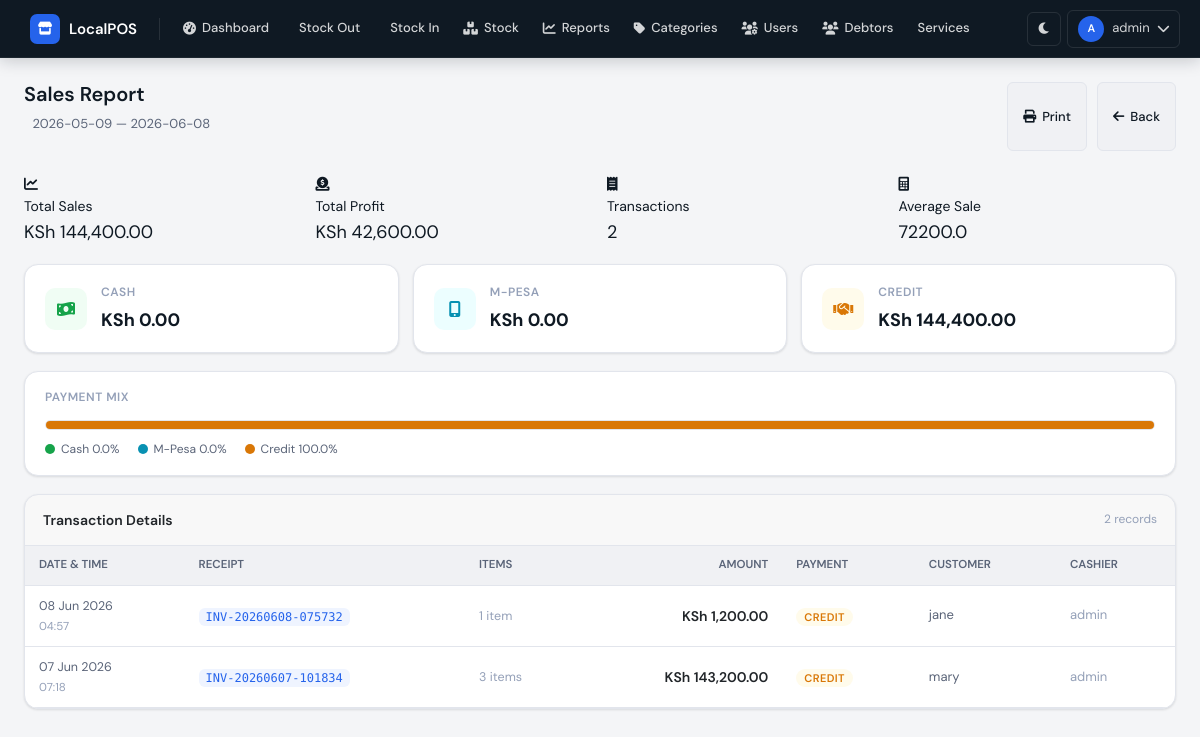
The app's page /reports/sales (signed in) with its own data.
### database/models.py (models this page shows)
class User(UserMixin, db.Model):
    __tablename__ = 'users'
    id = db.Column(db.Integer, primary_key=True)
    username = db.Column(db.String(80), unique=True, nullable=False)
    password_hash = db.Column(db.String(200), nullable=False)
    full_name = db.Column(db.String(100), nullable=False)
    role = db.Column(db.String(20), default='worker')
    is_active = db.Column(db.Boolean, default=True)
    created_at = db.Column(db.DateTime, default=datetime.utcnow)
    last_login = db.Column(db.DateTime, nullable=True)
    stock_entries = db.relationship('StockEntry', backref='user', lazy=True)
    sales = db.relationship('Sale', backref='user', lazy=True)
    payments = db.relationship('Payment', backref='user', lazy=True)
    service_jobs = db.relationship('ServiceJob', backref='creator', lazy=True)
    service_history = db.relationship('ServiceHistory', backref='user', lazy=True)

class Sale(db.Model):
    __tablename__ = 'sales'
    id = db.Column(db.Integer, primary_key=True)
    receipt_number = db.Column(db.String(50), unique=True, nullable=False)
    total_amount = db.Column(db.Float, nullable=False)
    discount = db.Column(db.Float, default=0.0)
    final_amount = db.Column(db.Float, nullable=False)
    payment_method = db.Column(db.String(20), nullable=False)
    amount_paid = db.Column(db.Float, nullable=False)
    balance = db.Column(db.Float, default=0.0)
    customer_name = db.Column(db.String(100))
    customer_phone = db.Column(db.String(20))
    notes = db.Column(db.Text)
    sale_date = db.Column(db.DateTime, default=datetime.utcnow)
    user_id = db.Column(db.Integer, db.ForeignKey('users.id'), nullable=False)
    items = db.relationship('SaleItem', backref='sale', lazy=True)
    debtor = db.relationship('Debtor', backref='sale', uselist=False)

### routes/reports.py (the view, shortened to what this page needs)
@reports_bp.route('/sales')
@login_required
@role_required('owner', 'admin')
def sales_report():
    start_date = request.args.get('start_date')
    end_date = request.args.get('end_date')
    report_type = request.args.get('type', 'sales')
    if not start_date:
        start_date = (date.today() - timedelta(days=30)).isoformat()
    if not end_date:
        end_date = date.today().isoformat()
    start = datetime.strptime(start_date, '%Y-%m-%d')
    end = datetime.strptime(end_date, '%Y-%m-%d') + timedelta(days=1)
    if report_type == 'sales':
        sales = Sale.query.filter(Sale.sale_date >= start, Sale.sale_date <= end).order_by(Sale.sale_date.desc()).all()
        total_sales = sum(s.final_amount for s in sales)
        total_transactions = len(sales)
        total_profit = 0
        for sale in sales:
            for item in sale.items:
                product = Product.query.get(item.product_id)
                if product:
                    total_profit += item.quantity * (item.price_at_sale - product.buying_price)
        cash_total = sum(s.final_amount for s in sales if s.payment_method == 'cash')
        mpesa_total = sum(s.final_amount for s in sales if s.payment_method == 'mpesa')
        credit_total = sum(s.final_amount for s in sales if s.payment_method == 'credit')
        return render_template('sales_report.html', sales=sales, start_date=start_date, end_date=end_date, total_sales=total_sales, total_transactions=total_transactions, total_profit=total_profit, cash_total=cash_total, mpesa_total=mpesa_total, credit_total=credit_total, now=datetime.now())
    return redirect(url_for('reports.reports_page'))

### templates/sales_report.html (shortened to what this page needs)
{% extends "base.html" %}
{% block content %}
<div class="page-header">
    <div>
        <h1 class="page-title">Sales Report</h1>
        <p class="page-subtitle">
            {{ start_date }} &mdash; {{ end_date }}
        </p>
    </div>
    <div class="report-actions" style="display:flex; gap:10px; flex-wrap:wrap;">
        <button class="btn btn-secondary" onclick="window.print()">
            <i class="fas fa-print"></i> Print
        </button>
        <a href="{{ url_for('reports.reports_page') }}" class="btn btn-secondary">
            <i class="fas fa-arrow-left"></i> Back
        </a>
    </div>
</div>
<div class="report-stats">
    <div class="stat-card">
        <div class="stat-icon blue">
            <i class="fas fa-chart-line"></i>
        </div>
        <div class="stat-info">
            <div class="stat-label">Total Sales</div>
            <div class="stat-value" style="font-size:18px;">
                {{ total_sales|format_currency }}
            </div>
        </div>
    </div>
    <div class="stat-card">
        <div class="stat-icon green">
            <i class="fas fa-circle-dollar-to-slot"></i>
        </div>
        <div class="stat-info">
            <div class="stat-label">Total Profit</div>
            <div class="stat-value" style="font-size:18px;">
                {{ total_profit|format_currency }}
            </div>
        </div>
    </div>
    <div class="stat-card">
        <div class="stat-icon teal">
            <i class="fas fa-receipt"></i>
        </div>
        <div class="stat-info">
            <div class="stat-label">Transactions</div>
            <div class="stat-value" style="font-size:18px;">
                {{ total_transactions }}
            </div>
        </div>
    </div>
    <div class="stat-card">
        <div class="stat-icon orange">
            <i class="fas fa-calculator"></i>
        </div>
        <div class="stat-info">
            <div class="stat-label">Average Sale</div>
            <div class="stat-value" style="font-size:18px;">
                {{ total_sales / total_transactions if total_transactions > 0 else 0|format_currency }}
            </div>
        </div>
    </div>
</div>
<div class="payment-breakdown">
    <div class="payment-tile">
        <div class="payment-tile-icon"
             style="background:var(--success-soft); color:var(--success);">
            <i class="fas fa-money-bill-wave"></i>
        </div>
        <div>
            <div class="payment-tile-label">Cash</div>
            <div class="payment-tile-value">
                {{ cash_total|format_currency }}
            </div>
        </div>
    </div>
    <div class="payment-tile">
        <div class="payment-tile-icon"
             style="background:var(--info-soft); color:var(--info);">
            <i class="fas fa-mobile-screen-button"></i>
        </div>
        <div>
            <div class="payment-tile-label">M-Pesa</div>
            <div class="payment-tile-value">
                {{ mpesa_total|format_currency }}
            </div>
        </div>
    </div>
    <div class="payment-tile">
        <div class="payment-tile-icon"
             style="background:var(--warning-soft); color:var(--warning);">
            <i class="fas fa-handshake"></i>
        </div>
        <div>
            <div class="payment-tile-label">Credit</div>
            <div class="payment-tile-value">
                {{ credit_total|format_currency }}
            </div>
        </div>
    </div>
</div>
{% set grand = cash_total + mpesa_total + credit_total %}
{% if grand > 0 %}
{% set cash_pct  = (cash_total  / grand * 100)|round(1) %}
{% set mpesa_pct = (mpesa_total / grand * 100)|round(1) %}
{% set credit_pct= (credit_total/ grand * 100)|round(1) %}
<div class="payment-bar-wrap">
    <div class="payment-bar-label">Payment Mix</div>
    <div class="payment-bar-track">
        <div class="payment-bar-segment"
             style="width:{{ credit_pct }}%; background:var(--warning);"></div>
    </div>
    <div class="payment-bar-legend">
        <div class="legend-item">
            <div class="legend-dot" style="background:var(--success);"></div>
            Cash {{ cash_pct }}%
        </div>
        <div class="legend-item">
            <div class="legend-dot" style="background:var(--info);"></div>
            M-Pesa {{ mpesa_pct }}%
        </div>
        <div class="legend-item">
            <div class="legend-dot" style="background:var(--warning);"></div>
            Credit {{ credit_pct }}%
        </div>
    </div>
</div>
{% endif %}
<div class="card">
    <div class="card-header">
        <span class="card-header-title">Transaction Details</span>
        {% if sales %}
        <span style="font-size:12px; color:var(--text-muted);">
            {{ sales|length }} record{{ 's' if sales|length != 1 else '' }}
        </span>
        {% endif %}
    </div>
    {% if sales %}
    <div class="table-wrapper">
        <table>
            <thead>
                <tr>
                    <th>Date &amp; Time</th>
                    <th>Receipt</th>
                    <th class="col-hide-sm">Items</th>
                    <th style="text-align:right;">Amount</th>
                    <th>Payment</th>
                    <th class="col-hide-sm">Customer</th>
                    <th class="col-hide-sm">Cashier</th>
                </tr>
            </thead>
            <tbody>
                {% for sale in sales %}
                <tr>
                    <td class="date-cell">
                        {% if sale.sale_date %}
                            {{ sale.sale_date.strftime('%d %b %Y') }}<br>
                            <span style="font-size:11.5px; color:var(--text-muted);">
                                {{ sale.sale_date.strftime('%H:%M') }}
                            </span>
                        {% else %}
                            —
                        {% endif %}
                    </td>
                    <td>
                        <span class="receipt-code">{{ sale.receipt_number }}</span>
                    </td>
                    <td class="items-cell col-hide-sm">
                        {{ sale.items|length if sale.items else 0 }} item{{ 's' if (sale.items|length if sale.items else 0) != 1 else '' }}
                    </td>
                    <td class="amount-cell">
                        {{ sale.final_amount|format_currency }}
                    </td>
                    <td>
                        <span class="method-badge method-{{ sale.payment_method }}">
                            {{ sale.payment_method }}
                        </span>
                    </td>
                    <td class="col-hide-sm"
                        style="font-size:13px; color:var(--text-secondary);">
                        {{ sale.customer_name or 'Walk-in' }}
                    </td>
                    <td class="col-hide-sm"
                        style="font-size:13px; color:var(--text-muted);">
                        {{ sale.user.username if sale.user else '—' }}
                    </td>
                </tr>
                {% endfor %}
            </tbody>
        </table>
    </div>
    {% endif %}
</div>
{% endblock %}

### templates/base.html (shortened to what this page needs)
<!DOCTYPE html>
<html lang="en" data-theme="light">
<head>
    <link rel="stylesheet" href="{{ url_for('static', filename='css/bootstrap.min.css') }}">
    <link rel="stylesheet" href="https://cdnjs.cloudflare.com/ajax/libs/font-awesome/6.0.0/css/all.min.css">
    <link rel="stylesheet" href="{{ url_for('static', filename='css/custom.css') }}">
</head>
<body>
{% if current_user.is_authenticated %}
<header class="topbar">
    <a class="topbar-brand" href="{{ url_for('dashboard.dashboard_home') }}"><span class="brand-icon"><i class="fas fa-store"></i></span>LocalPOS</a>
    <nav class="topbar-nav">
        <a class="nav-link-item" href="{{ url_for('dashboard.dashboard_home') }}"><i class="fas fa-gauge-high"></i> Dashboard</a>
        <a class="nav-link-item" href="{{ url_for('stock_out.stock_out_page') }}"> Stock Out</a>
        {% if current_user.role in ['owner', 'admin'] %}
        <a class="nav-link-item" href="{{ url_for('stock_in.stock_in_page') }}"> Stock In</a>
        <a class="nav-link-item" href="{{ url_for('stock_management.stock_list') }}"><i class="fas fa-boxes-stacked"></i> Stock</a>
        <a class="nav-link-item" href="{{ url_for('reports.reports_page') }}"><i class="fas fa-chart-line"></i> Reports</a>
        <a class="nav-link-item" href="{{ url_for('categories.manage_categories') }}"><i class="fas fa-tag"></i> Categories</a>
        <a class="nav-link-item" href="{{ url_for('users.list_users') }}"><i class="fas fa-users-gear"></i> Users</a>
        {% endif %}
        <a class="nav-link-item" href="{{ url_for('debtors.debtors_list') }}"><i class="fas fa-users"></i> Debtors</a>
        <a class="nav-link-item" href="{{ url_for('services.list_services') }}">Services</a>
    </nav>
    <div class="topbar-actions">
        <button class="theme-toggle" id="themeToggle"><i class="fas fa-moon" id="themeIcon"></i></button>
        <div class="dropdown-wrapper">
            <button class="user-btn" id="userMenuBtn"><span class="user-avatar">{{ current_user.username[0]|upper }}</span> {{ current_user.username }} <i class="fas fa-chevron-down"></i></button>
        </div>
    </div>
</header>
{% endif %}
<main class="page-wrapper">
    {% block content %}{% endblock %}
</main>
</body>
</html>

### records on screen
User: username "A", username "admin"
Sale: sale_date "08 Jun 2026", sale_date "04:57", receipt_number "INV-20260608-075732", items|length "1", final_amount "KSh 1,200.00", payment_method "CREDIT", customer_name "jane", user "admin"
Sale: sale_date "07 Jun 2026", sale_date "07:18", receipt_number "INV-20260607-101834", items|length "3", items "s", final_amount "KSh 143,200.00", payment_method "CREDIT", customer_name "mary", user "admin"

### other values on screen
{{ start_date }} "2026-05-09"
{{ end_date }} "2026-06-08"
{{ total_sales|format_currency }} "KSh 144,400.00"
{{ total_profit|format_currency }} "KSh 42,600.00"
{{ total_transactions }} "2"
{{ cash_total|format_currency }} "KSh 0.00"
{{ mpesa_total|format_currency }} "KSh 0.00"
{{ credit_total|format_currency }} "KSh 144,400.00"
{{ cash_pct }} "0.0"
{{ mpesa_pct }} "0.0"
{{ credit_pct }} "100.0"
{{ sales|length }} "2"
{{ 's' if sales|length != 1 else '' }} "s"
